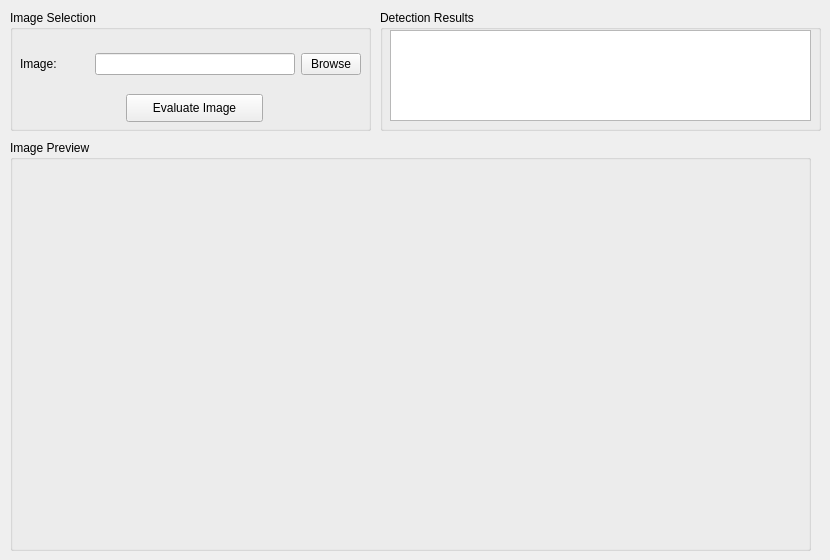
      <widget class="QWidget" name="tab_6">
       <attribute name="title">
        <string>Single Image</string>
       </attribute>
       <widget class="QGroupBox" name="groupBox_8">
        <property name="geometry">
         <rect>
          <x>10</x>
          <y>10</y>
          <width>361</width>
          <height>121</height>
         </rect>
        </property>
        <property name="title">
         <string>Image Selection</string>
        </property>
        <widget class="QWidget" name="layoutWidget">
         <property name="geometry">
          <rect>
           <x>10</x>
           <y>30</y>
           <width>341</width>
           <height>96</height>
          </rect>
         </property>
         <layout class="QGridLayout" name="gridLayout_10">
          <item row="0" column="1">
           <widget class="QLineEdit" name="lineEdit_6">
            <property name="sizePolicy">
             <sizepolicy hsizetype="Fixed" vsizetype="Fixed">
              <horstretch>0</horstretch>
              <verstretch>0</verstretch>
             </sizepolicy>
            </property>
            <property name="minimumSize">
             <size>
              <width>200</width>
              <height>0</height>
             </size>
            </property>
            <property name="maximumSize">
             <size>
              <width>200</width>
              <height>24</height>
             </size>
            </property>
           </widget>
          </item>
          <item row="0" column="0" alignment="Qt::AlignLeft">
           <widget class="QLabel" name="label_26">
            <property name="sizePolicy">
             <sizepolicy hsizetype="Preferred" vsizetype="Preferred">
              <horstretch>0</horstretch>
              <verstretch>0</verstretch>
             </sizepolicy>
            </property>
            <property name="minimumSize">
             <size>
              <width>40</width>
              <height>0</height>
             </size>
            </property>
            <property name="maximumSize">
             <size>
              <width>40</width>
              <height>28</height>
             </size>
            </property>
            <property name="text">
             <string>Image:</string>
            </property>
           </widget>
          </item>
          <item row="0" column="2">
           <widget class="QPushButton" name="pushButton_11">
            <property name="sizePolicy">
             <sizepolicy hsizetype="Fixed" vsizetype="Fixed">
              <horstretch>0</horstretch>
              <verstretch>0</verstretch>
             </sizepolicy>
            </property>
            <property name="maximumSize">
             <size>
              <width>60</width>
              <height>16777215</height>
             </size>
            </property>
            <property name="text">
             <string>Browse</string>
            </property>
           </widget>
          </item>
          <item row="1" column="1" alignment="Qt::AlignHCenter">
           <widget class="QPushButton" name="pushButton_12">
            <property name="sizePolicy">
             <sizepolicy hsizetype="Fixed" vsizetype="Fixed">
              <horstretch>0</horstretch>
              <verstretch>0</verstretch>
             </sizepolicy>
            </property>
            <property name="minimumSize">
             <size>
              <width>137</width>
              <height>28</height>
             </size>
            </property>
            <property name="maximumSize">
             <size>
              <width>137</width>
              <height>28</height>
             </size>
            </property>
            <property name="text">
             <string>Evaluate Image</string>
            </property>
           </widget>
          </item>
         </layout>
        </widget>
       </widget>
       <widget class="QGroupBox" name="groupBox_10">
        <property name="geometry">
         <rect>
          <x>10</x>
          <y>140</y>
          <width>801</width>
          <height>411</height>
         </rect>
        </property>
        <property name="title">
         <string>Image Preview</string>
        </property>
       </widget>
       <widget class="QGroupBox" name="groupBox_6">
        <property name="geometry">
         <rect>
          <x>380</x>
          <y>10</y>
          <width>441</width>
          <height>121</height>
         </rect>
        </property>
        <property name="title">
         <string>Detection Results</string>
        </property>
        <widget class="QTextEdit" name="textEdit_2">
         <property name="geometry">
          <rect>
           <x>10</x>
           <y>20</y>
           <width>421</width>
           <height>91</height>
          </rect>
         </property>
        </widget>
       </widget>
      </widget>
